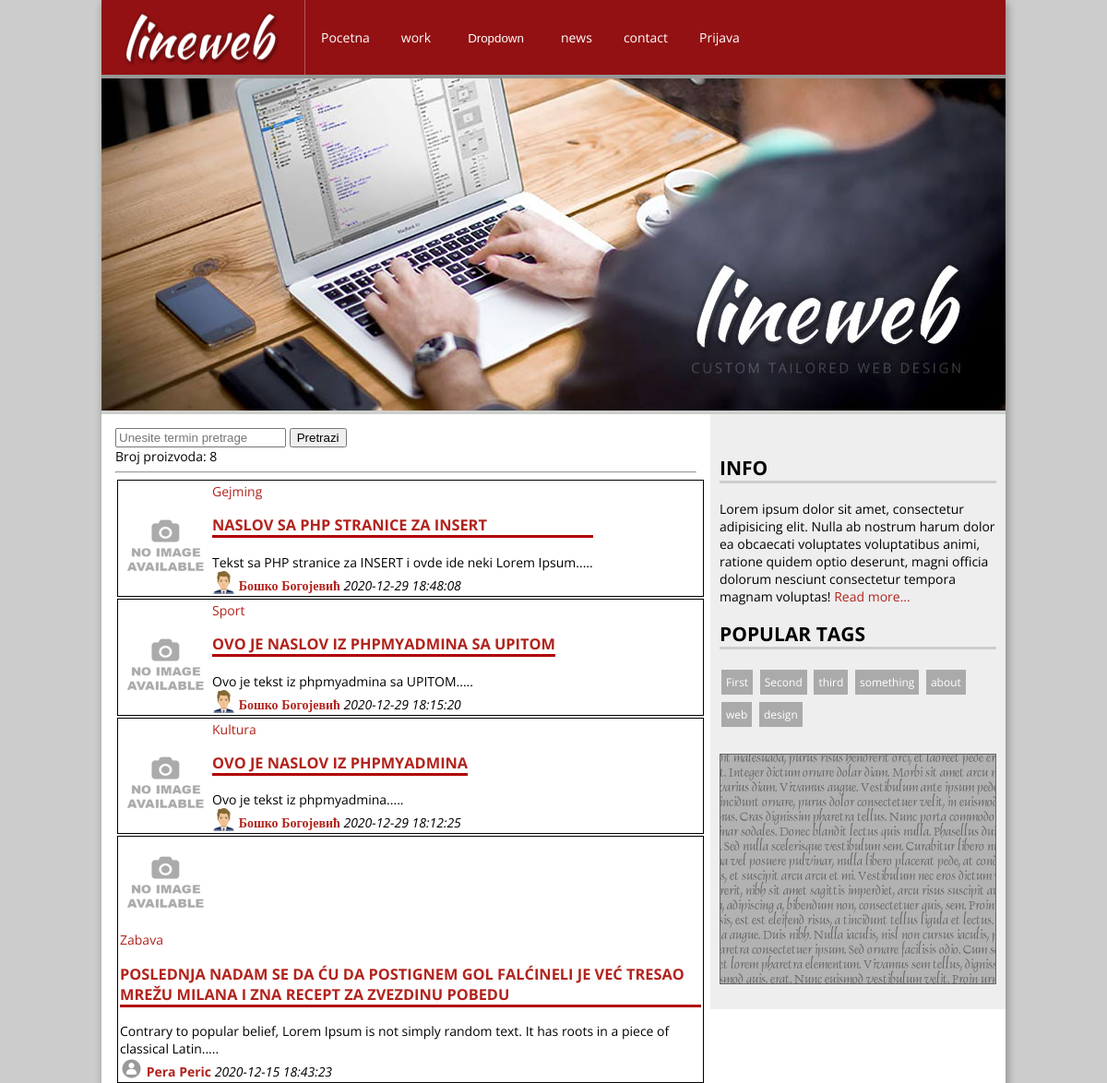
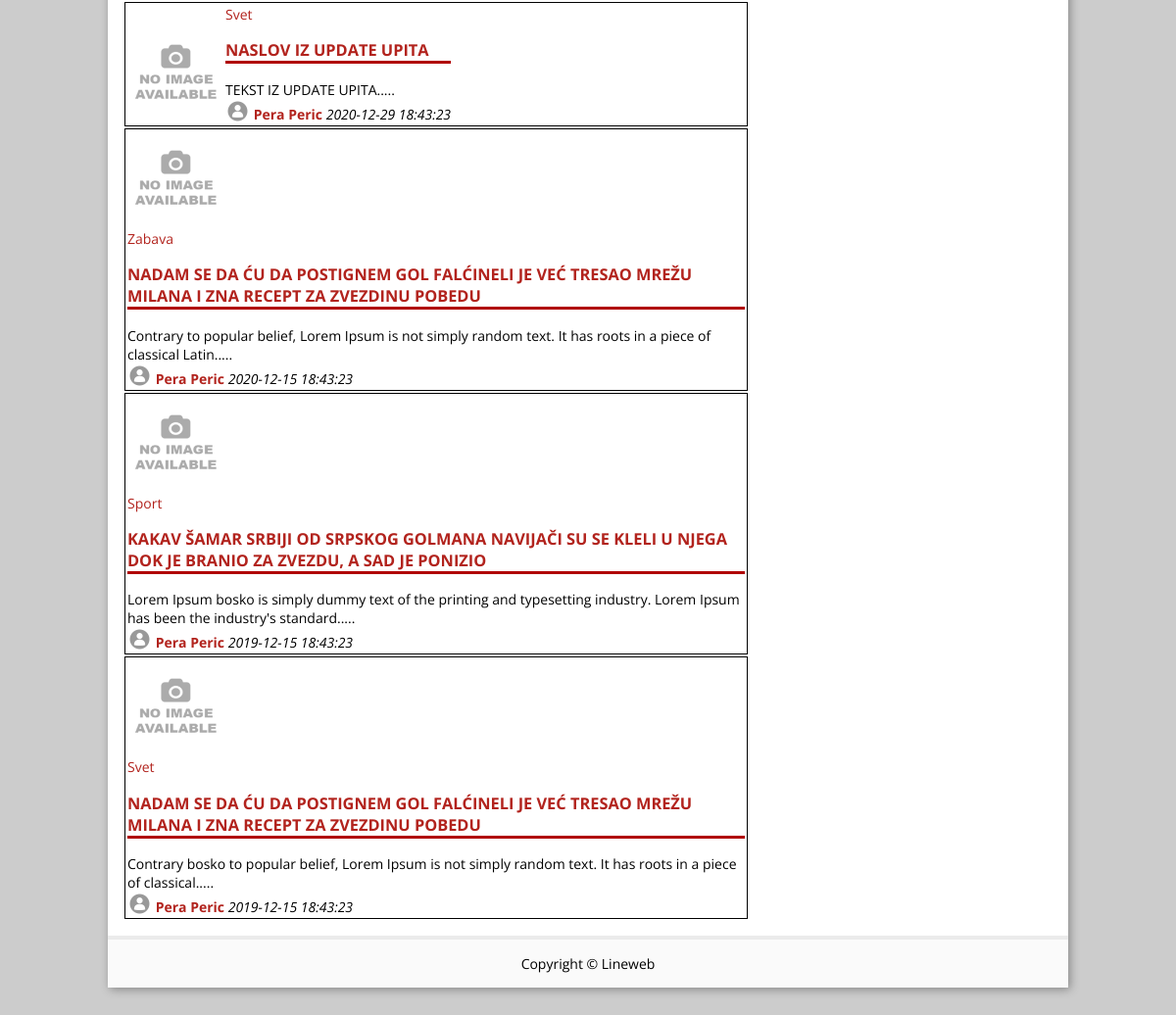
The page /p4/lineweb/index.php on the database its author committed (2 pictures, top to bottom).
### tables this page shows
CREATE TABLE IF NOT EXISTS `proizvodi` (
  `id` int(3) UNSIGNED NOT NULL AUTO_INCREMENT,
  `naslov` varchar(150) NOT NULL,
  `tekst` text NOT NULL,
  `vreme` timestamp NOT NULL DEFAULT CURRENT_TIMESTAMP,
  `autor` int(3) NOT NULL,
  `kategorija` int(3) NOT NULL,
  `obrisan` int(1) NOT NULL DEFAULT '0',
  `izmena` timestamp NULL DEFAULT NULL ON UPDATE CURRENT_TIMESTAMP,
  `cena` int(10) NOT NULL,
  `pogledan` int(5) NOT NULL DEFAULT '0',
  PRIMARY KEY (`id`)
);

### p4/lineweb/funkcije.php (called while the page is built, shortened)
<?php
function login()
{
    if(isset($_SESSION['id']) and isset($_SESSION['ime']) and isset($_SESSION['status']))
        return true;
    else if(isset($_COOKIE['id']) and isset($_COOKIE['ime']) and isset($_COOKIE['status']) )
    {
        $_SESSION['id']=$_COOKIE['id'];
        $_SESSION['ime']=$_COOKIE['ime'];
        $_SESSION['status']=$_COOKIE['status'];
        return true;
    }
    else
        return false;
}
?>

### p4/lineweb/klase/classBaza.php (called while the page is built, shortened)
<?php
class Baza{
    protected $lokacija;
    protected $korime;
    protected $lozinka;
    protected $baza;
    protected $db;
    public function __construct(){
        $this->lokacija="localhost";
        $this->korime="root";
        $this->lozinka="";
        $this->baza="g2";
    }
    public function connect(){
        $this->db=@mysqli_connect($this->lokacija, $this->korime, $this->lozinka, $this->baza);
        return $this->db;
    }
    public function query($upit){
        return mysqli_query($this->db, $upit);
    }
    public function fetch_object($rez){
        return mysqli_fetch_object($rez);
    }
    public function num_rows($rez){
        return mysqli_num_rows($rez);
    }
}
?>

### p4/lineweb/index.php (the view, shortened to what this page needs)
<?php
$db=new Baza();
?>
<!DOCTYPE html>
<html lang="sr">
<head>
    <link href="css/style.css" rel="stylesheet">
</head>
<body>
<div id="wrapper">
    <?php include_once("_menu.php");?>
    <div class="content">
        <div id="main">
        <form action="index.php" method="post">
        <input type="text" name="termin" placeholder='Unesite termin pretrage'> <button>Pretrazi</button>
    </form>
        <?php
              $upit="SELECT * FROM vwproizvodi WHERE obrisan=0 ORDER BY id DESC";
              $rez=$db->query($upit);
              echo "Broj proizvoda: ".$db->num_rows($rez)."<hr>";
              while($red=$db->fetch_object($rez))
              {
                  echo "<div style='border: 1px solid black; width:100%;margin:2px;padding:2px'>";
                  $slika="slike/Noimage.jpg";
                  echo "<div style='display: inline-block'><img src='$slika' width='100px'></div>";
                  echo "<div style='display: inline-block'>";
                  echo "<a href='index.php?kategorija=".$red->kategorija."'>".$red->naziv."</a><br>";
                  echo "<h3><a href='proizvodi.php?id=".$red->id."'>".$red->naslov."</a></h3>";
                  if(isset($_GET['id']))
                      echo $red->tekst;
                  else
                  {
                      $tmp=explode(" ", $red->tekst);
                      $novi=array_slice($tmp, 0, 20);
                      $a=implode(" ", $novi).".....<br>";
                      if(isset($_POST['termin']))
                          echo str_replace(strtolower($_POST['termin']), "<span style='background-color:yellow'>".$_POST['termin']."</span>", strtolower($a));
                      else
                          echo $a;
                  }
                  if(file_exists("avatar/".$red->autor.".jpg")) $slika="avatar/".$red->autor.".jpg";
                  else $slika="avatar/nouser.jpg";
                  echo "<img src='{$slika}' height='25px'> ";
                  echo "<b><a href='index.php?autor=".$red->autor."'>".$red->ime ." ".$red->prezime."</a></b> <i>".$red->vreme."</i><br>";
                  echo "</div>";
                  echo "</div>";
              }
          ?>
        </div>
        <?php include_once("_sidebar.php")?>
        </div>
        <?php include_once("_futer.php")?>
    </div>
</body>
</html>

### p4/lineweb/_menu.php (shortened to what this page needs)
      <div id="header">
        <img src="images/logo.png" alt="logo">
        <ul>
            <li><a href="index.php">Pocetna</a></li>
            <li><a href="#">work</a></li>
            <li>
            <div class="dropdown">
              <button class="dropbtn">Dropdown</button>
            </div>
          </li>
          <li><a href="#">news</a></li>
          <li><a href="#">contact</a></li>
          <?php
          if(login())
            echo "<li><a href='logout.php'>{$_SESSION['ime']} ({$_SESSION['status']})</a></li>";
          else
            echo "<li><a href='login.php'>Prijava</a></li>";
          ?>
        </ul>
</div>
<div id="pano">
        <img src="images/front.jpg" alt="front">
</div>

### p4/lineweb/_sidebar.php (shortened to what this page needs)
<div id="sidebar">
    <h2>Info</h2>
    <p>Lorem ipsum dolor sit amet, consectetur adipisicing elit. Nulla ab nostrum harum dolor ea obcaecati voluptates voluptatibus animi, ratione quidem optio deserunt, magni officia dolorum nesciunt consectetur tempora magnam voluptas! <a href="#">Read more...</a></p>
    <h2>Popular tags</h2>
    <div id="cloud">
      <ul>
        <li><a href="#">First</a></li>
        <li><a href="#">Second</a></li>
        <li><a href="#">third</a></li>
        <li><a href="#">something</a></li>
        <li><a href="#">about</a></li>
        <li><a href="#">web</a></li>
        <li><a href="#">design</a></li>
      </ul>
    </div>
<img src="images/reklama.gif" alt="">
</div>

### p4/lineweb/_futer.php
<div id="copy">
    <p>Copyright &copy; Lineweb</p>
</div>

### p4/lineweb/css/style.css (style rules this page uses)
body { background-color: #ccc; font-family: "Open Sans"; font-size: 0.875rem; margin:0; padding: 0; }
h1, h2, h3, h4, h5, h6 { text-transform: uppercase; border-bottom: 3px solid #b00203; }
a { text-decoration: none; color:#b2231d; }
img { vertical-align: bottom; }
#wrapper { background-color: white; width: 980px; margin: 0 auto 50px; border-radius: 2px; box-shadow: 2px 2px 10px #888888; }
#header { background-color: #931113; border-bottom: 4px solid #979797; display: flex; }
#header img { border-right: 1px solid #b2595b; }
#header ul { list-style: none; padding: 0; display:flex; }
#header ul li { padding:17px; }
#header ul li a { color:white; text-decoration: none; }
#pano img { border-bottom: 4px solid #cececc; }
.content { display:flex; align-items:flex-start; }
#main { padding: 15px; flex-basis: 630px; }
#sidebar { flex-basis: 300px; background-color: #eee; padding: 27px 10px; }
#sidebar h2 { border-bottom: 3px solid #cdcdcd; }
#cloud ul { list-style: none; padding: 0; margin: 0 0 25px; }
#cloud ul li { display: inline-block; }
#cloud a { padding: 5px 5px; margin: 2px; background-color: #aaa; line-height: 35px; font-size: 12px; color: white; }
#copy { text-align: center; padding: 15px; border-top: 4px solid #ebebeb; background-color: #fafafa; }
#copy p { margin: 0; }
.dropbtn { background-color: #931113; color: white; border: none; }
.dropdown { position: relative; display: inline-block; }

### rows shown on the page
proizvodi: naziv "Gejming", naslov "NASLOV SA PHP STRANICE ZA INSERT", tekst "Tekst sa PHP stranice za INSERT i ovde ide neki Lorem Ipsum", ime "Бошко", prezime "Богојевић", vreme "2020-12-29 18:48:08"
proizvodi: naziv "Sport", naslov "OVO JE NASLOV IZ PHPMYADMINA SA UPITOM", tekst "Ovo je tekst iz phpmyadmina sa UPITOM", ime "Бошко", prezime "Богојевић", vreme "2020-12-29 18:15:20"
proizvodi: naziv "Kultura", naslov "OVO JE NASLOV IZ PHPMYADMINA", tekst "Ovo je tekst iz phpmyadmina", ime "Бошко", prezime "Богојевић", vreme "2020-12-29 18:12:25"
proizvodi: naziv "Zabava", naslov "POSLEDNJA NADAM SE DA ĆU DA POSTIGNEM GOL FALĆINELI JE VEĆ TRESAO MREŽU MILANA I ZNA RECEPT ZA ZVEZDINU POBEDU", novi "Contrary to popular belief, Lorem Ipsum is not simply random text. It has roots in a piece of classical Latin", ime "Pera", prezime "Peric", vreme "2020-12-15 18:43:23"
proizvodi: naziv "Svet", naslov "NASLOV IZ UPDATE UPITA", tekst "TEKST IZ UPDATE UPITA", ime "Pera", prezime "Peric", vreme "2020-12-29 18:43:23"
proizvodi: naziv "Zabava", naslov "NADAM SE DA ĆU DA POSTIGNEM GOL FALĆINELI JE VEĆ TRESAO MREŽU MILANA I ZNA RECEPT ZA ZVEZDINU POBEDU", novi "Contrary to popular belief, Lorem Ipsum is not simply random text. It has roots in a piece of classical Latin", ime "Pera", prezime "Peric", vreme "2020-12-15 18:43:23"
proizvodi: naziv "Sport", naslov "KAKAV ŠAMAR SRBIJI OD SRPSKOG GOLMANA NAVIJAČI SU SE KLELI U NJEGA DOK JE BRANIO ZA ZVEZDU, A SAD JE PONIZIO", novi "Lorem Ipsum bosko is simply dummy text of the printing and typesetting industry. Lorem Ipsum has been the industry's standard", ime "Pera", prezime "Peric", vreme "2019-12-15 18:43:23"
proizvodi: naziv "Svet", naslov "NADAM SE DA ĆU DA POSTIGNEM GOL FALĆINELI JE VEĆ TRESAO MREŽU MILANA I ZNA RECEPT ZA ZVEZDINU POBEDU", novi "Contrary bosko to popular belief, Lorem Ipsum is not simply random text. It has roots in a piece of classical", ime "Pera", prezime "Peric", vreme "2019-12-15 18:43:23"

### other values the page prints
$db->num_rows($rez) "8"
